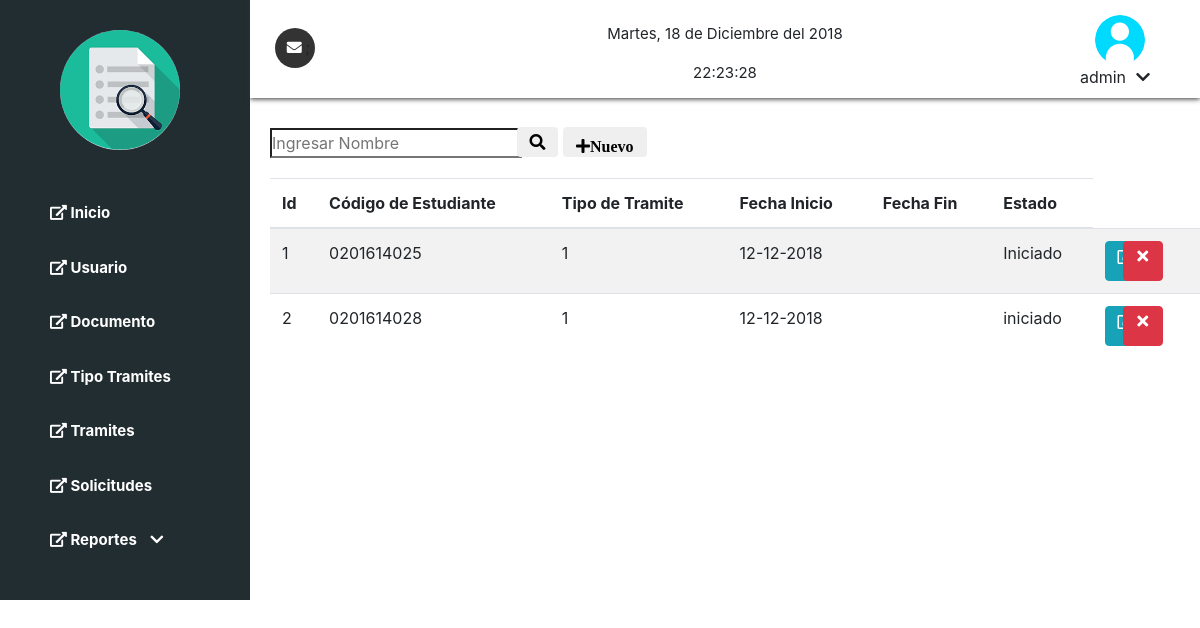
The app's page /tramite (signed in) with its own data.
### tables this page shows
create table if not exists t_tramite
(
  `id_tramite`      integer(11) not null auto_increment,
  `cod_estudiante`  varchar(10) not null,
  `id_tipo_tramite` integer(11) not null,
  `fecha_inicio`    varchar(20) null,
  `fecha_fin`       varchar(20) null,
  `estado`          varchar(20) not null,
  constraint `pk_tramite` primary key (id_tramite),
  key `fk_cod_estudiante` (`cod_estudiante`),
  constraint `fk_cod_estudiante` foreign key (`cod_estudiante`) references t_estudiante (`cod_estudiante`) on delete cascade on update cascade,
  key `fk_id_tipo_tramite` (`id_tipo_tramite`),
  constraint `fk_id_tipo_tramite` foreign key (`id_tipo_tramite`) references t_tipo_tramite (`id_tipo_tramite`) on delete cascade on update cascade
);

### models/conexion.php (called while the page is built)
<?php
class Conexion{
    public function conectar(){
        $link=new PDO("mysql:host=localhost;dbname=trazabilidad","root","",
        array(PDO::MYSQL_ATTR_INIT_COMMAND => 'SET NAMES  \'UTF8\''));
        return $link;
    }
}

### models/tramite.php (called while the page is built, shortened)
<?php
require_once 'conexion.php';
class TramiteModel
{
    public function mostrarTramiteModel($tabla1)
    {
        try {
            $con = new Conexion();
            $stmt = $con->conectar()->prepare(
                "Select * From $tabla1"
            );
            $stmt->execute();
            return $stmt->fetchAll();
        } catch (Exception $e) {
            die($e->getMessage());
        }
    }
}

### controllers/enlaces.php (called while the page is built)
<?php
class Enlaces{
	public function enlacesController(){
		if(isset($_GET["action"])){
			$enlaces = $_GET["action"];
		}
		else{
			$enlaces = "index";
		}
		$enlacesModels=new EnlacesModels();
		$respuesta = $enlacesModels->enlacesModel($enlaces);
		include $respuesta;
	}
}

### controllers/template.php (called while the page is built)
<?php
class TemplateController{
	public function template(){
		include "views/template.php";
	}
}

### index.php (called while the page is built, shortened)
<?php
require_once "models/enlaces.php";
require_once "models/tramite.php";
require_once "controllers/template.php";
require_once "controllers/enlaces.php";
require_once "controllers/tramite.php";
$template = new TemplateController();
$template -> template();

### controllers/tramite.php (the view, shortened to what this page needs)
<?php
require_once 'models/tramite.php';
class TramiteController
{
    public function mostrarTramiteController()
    {
        $tramireModel = new TramiteModel();
        $respuesta = $tramireModel->mostrarTramiteModel("t_tramite");
        foreach ($respuesta as $row => $item) {
            echo '<tr>
                <td>' . $item["id_tramite"] . '</td>
                <td>' . $item["cod_estudiante"] . '</td>
                <td>' . $item["id_tipo_tramite"] . '</td>
                <td>' . $item["fecha_inicio"] . '</td>
                <td>' . $item["fecha_fin"] . '</td>
                <td>' . $item["estado"] . '</td>
                <td>
                    <a href="#myModalModificar' . $item["id_tramite"] . '" data-toggle="modal"><span  class="btn btn-info far fa-edit modificar"></span></a>
                </td>
                <td>
                <a href="index.php?action=tramite&idBorrar=' . $item["id_tramite"] . '"><span class="btn btn-danger fa fa-times eliminar"></span></a>
                </td>
                <div class="modal fade" id="myModalModificar' . $item["id_tramite"] . '" role="dialog">
                                    <input type="hidden" name="id_tramite" value="' . $item["id_tramite"] . '">
                                     <input type="text" class="form-control" name="cod_estudiante" placeholder="Ingresa tu dni" value="' . $item["cod_estudiante"] . '">
                                    <input type="text" class="form-control" name="id_tipo_tramite" placeholder="Ingresa tu Primer Nombre" value="' . $item["id_tipo_tramite"] . '">
                                    <input type="text" class="form-control" name="fecha_inicio" placeholder="Ingresa tu Segundo Nombre" value="' . $item["fecha_inicio"] . '">
                                    <input type="text" class="form-control" name="fecha_fin" placeholder="Ingresa tu Apellido Paterno" value="' . $item["fecha_fin"] . '">
                                </div>
                                </tr>';
        }
    }
}

### views/css/estilos.css (style rules this page uses)
* { margin: 0; padding: 0; box-sizing: border-box; }
span { margin-left: 10px; }
a .eliminar { margin-left: -60px; height: 40px; }
.eliminar,.modificar { width: 40px; height: 40px; }

### records on screen
t_tramite: id_tramite "1", cod_estudiante "0201614025", id_tipo_tramite "1", fecha_inicio "12-12-2018", estado "Iniciado"
t_tramite: id_tramite "2", cod_estudiante "0201614028", id_tipo_tramite "1", fecha_inicio "12-12-2018", estado "iniciado"

### other values on screen
$hora->format('H:i:s') "22:23:28"
$_SESSION["usuario"] "admin"
